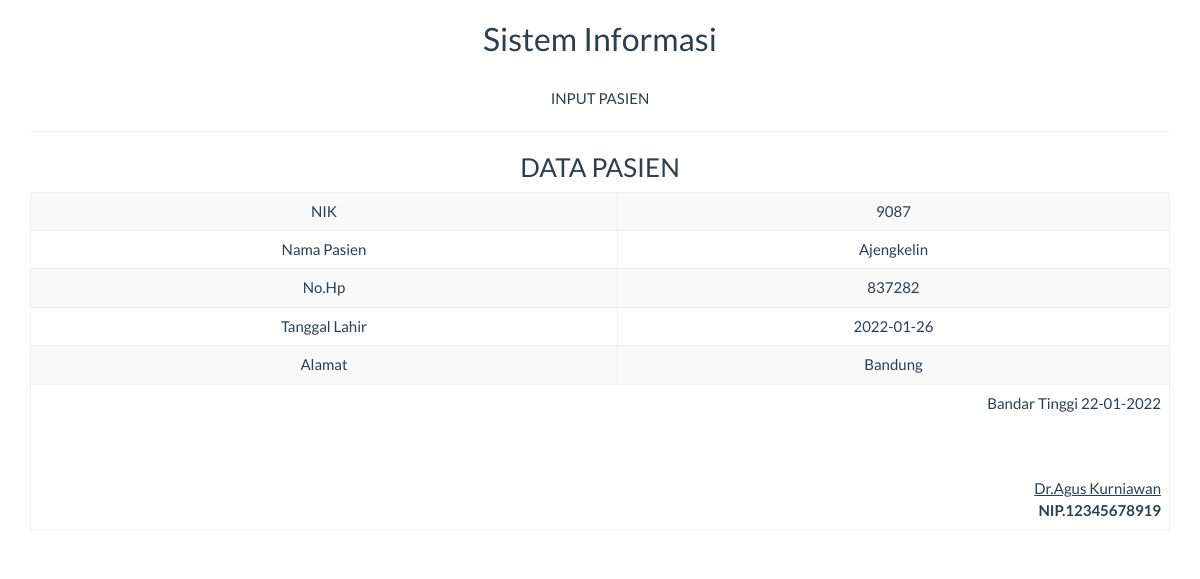
Page /report/pasien_satu.php?id=24 on the committed database.
### tables this page shows
CREATE TABLE `tabel_pasien` (
  `nis` int(15) NOT NULL,
  `nama` varchar(50) NOT NULL,
  `kelas` int(5) NOT NULL,
  `tgl_lahir` date NOT NULL,
  `alamat` varchar(50) NOT NULL,
  `id` int(5) NOT NULL
);

### report/pasien_satu.php (the view, shortened to what this page needs)
<!DOCTYPE html>
<html>
    <head>
        <link href="../Assets/css/bootstrap.min.css" rel="stylesheet" type="text/css"/>
    </head>
    <body onload="print()">
        <?php
        include '../config/koneksi.php';
        $sql = "SELECT * FROM tabel_pasien WHERE id='" . $_GET ['id'] . "'";
        $query = mysqli_query($koneksi, $sql) or die("SQL Detail error");
        $data = mysqli_fetch_array($query);
        ?>
        <div class="container">
            <div class='row'>
                <div class="col-sm-12">
                    <div class="text-center">
                        <h2>Sistem Informasi</h2><br>INPUT PASIEN
                        <hr>
                        <h3>DATA PASIEN</h3>
                        <table class="table table-bordered table-striped table-hover">
                            <tbody>
								<tr>
                                    <td>NIK</td> <td><?= $data['nis'] ?></td>
                                </tr>
                                <tr>
                                    <td>Nama Pasien</td> <td><?= $data['nama'] ?></td>
                                </tr>
                                <tr>
                                    <td>No.Hp</td> <td><?= $data['kelas'] ?></td>
                                </tr>
                                <tr>
                                    <td>Tanggal Lahir</td> <td><?= $data['tgl_lahir'] ?></td>
                                </tr>
                                <tr>
                                    <td>Alamat</td> <td><?= $data['alamat'] ?></td>
                                </tr>
                            </tbody>
                            <tfoot>
                                <tr>
                                    <td colspan="2" class="text-right">
                                        Bandar Tinggi  <?= date("d-m-Y") ?>
                                        <br><br><br><br>
                                        <u>Dr.Agus Kurniawan<strong></u><br>
                                        NIP.12345678919
									</td>
								</tr>
							</tfoot>
                        </table>
                    </div>
                </div>
            </div>
    </body>
</html>

### rows in the picture
tabel_pasien: nis "9087", nama "Ajengkelin", kelas "837282", tgl_lahir "2022-01-26", alamat "Bandung"
